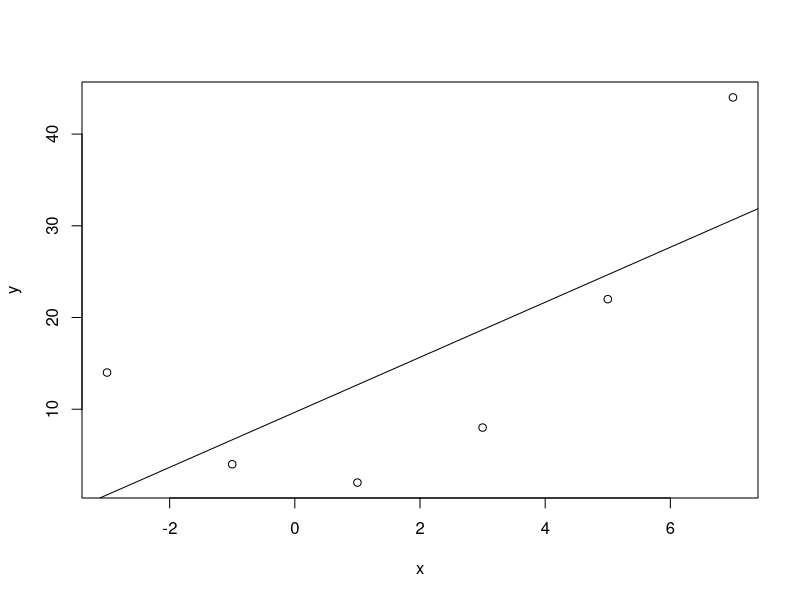

Source code (R):
x = c(-3, -1, 1, 3, 5, 7)
y = c(14, 4, 2, 8, 22, 44)

n = length(x)

num = sum(x * y) - sum(x) * sum(y) / n
den = sum(x * x) - sum(x) * sum(x) / n

B1 = num / den
B0 = (sum(y) - (B1 * sum(x))) / n

png('disp_diagram.png')

plot(x, y)
abline(B0, B1)

dev.off()

B0
B1

print('For x = 0 predicted value is')
print(B1 * 0 + B0)

print('For x = 2 predicted value is')
print(B1 * 2 + B0)
